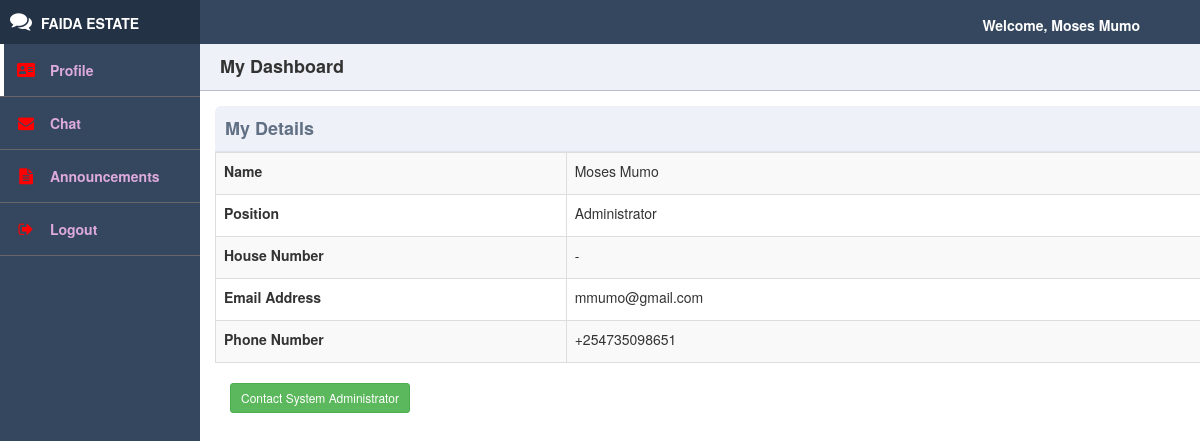
Page /php/secretarydashboard.php (signed in) on the committed database.
### tables this page shows
CREATE TABLE `users` (
  `user_id` int(11) NOT NULL,
  `username` varchar(255) NOT NULL,
  `houseNumber` varchar(255) DEFAULT NULL,
  `email` varchar(255) NOT NULL,
  `phoneNo` varchar(255) NOT NULL,
  `Position` varchar(20) NOT NULL DEFAULT 'Resident',
  `password` varchar(255) NOT NULL
);

### php/secretarydashboard.php (the view, shortened to what this page needs)
<?php
$id = $_SESSION['login_id'];
$servername = "localhost";
$username = "root";
$password = "";
$dbname = "faida_estate";
$conn = new mysqli($servername, $username, $password, $dbname);
$sql = "SELECT * FROM users WHERE user_id = '$id'";
	$result = $conn->query($sql);
    if (!$result = mysqli_query($conn, $sql)) {
        exit(mysqli_error($conn));
    }
    if(mysqli_num_rows($result) > 0)
    {
        while($row = mysqli_fetch_assoc($result))
        {
            $data = '<table class="table table-bordered table-striped">
                        <tr>
                     <td width="30%"><label>Name</label></td>
                     <td width="70%">'.$row["username"].'</td>
                     </tr>
                    <tr>
                     <td width="30%"><label>Position</label></td>
                     <td width="70%">'.$row["Position"].'</td>
                    </tr>
                    <tr>
                     <td width="30%"><label>House Number</label></td>
                     <td width="70%">'.$row["houseNumber"].'</td>
                    </tr>
                   <tr>
                     <td width="30%"><label>Email Address</label></td>
                     <td width="70%">'.$row["email"].'</td>
                    </tr>
                   <tr>
                     <td width="30%"><label>Phone Number</label></td>
                     <td width="70%"> '.$row["phoneNo"].'</td>
                   </tr>
            </tr>';
        }
    }
    else
    {
        $data .= '<tr><td colspan="6">Records not found!</td></tr>';
    }
    $data .= '</table>';
	?>
<!DOCTYPE html>
<head>
    <link rel="stylesheet" href="https://use.fontawesome.com/releases/v5.3.1/css/all.css">
	<link rel="stylesheet" type="text/css" href="https://maxcdn.bootstrapcdn.com/font-awesome/4.5.0/css/font-awesome.min.css">
	<link rel="stylesheet" type="text/css" href="../css/main_dash.css">
    <link rel="stylesheet" href="https://maxcdn.bootstrapcdn.com/bootstrap/3.3.7/css/bootstrap.min.css">
</head>
	<div class="header">
         <p align="center" style="margin-top: 15px; margin-right: 60px; text-align: right; color: white; font-weight: bold; ">Welcome, <?php echo $_SESSION['username']; ?></p>
</div>
		<div class="side-nav">
			<div class="logo">
				<i class="fa fa-comments"></i>
				<span>Faida Estate</span>
			</div>
			<nav>
				<ul>
					<li class="active">
						<a href="#">
							<span><i class="fas fa-address-card"></i></span>
							<span>Profile</span>
						</a>
					</li>
					<li>
						<a href="secretarychat.php">
							<span><i class="fa fa-envelope"></i></span>
							<span>Chat</span>
						</a>
					</li>
					<li>
						<a href="secretaryannouncements.php">
							<span><i class="fa fa-file-alt"></i></span>
							<span>Announcements</span>
						</a>
					</li>
                    <li>
						<a id="logout">
							<span><i class="fa fa-sign-out"></i></span>
							<span>Logout</span>
						</a>
					</li>
				</ul>
			</nav>
		</div>
		<div class="main-content">
			<div class="title">
				My Dashboard
			</div>
			<div class="main">
            <div class="widget">
					<div class="title">My Details
                    </div>
					<div class="chart">
                    <div class="container">
    <div class="row">
        <?php echo $data; ?>
    </div>
    <button class="btn btn-success btn-sm" data-toggle="modal" data-target="#modalForm" style="float: left;">
                     Contact System Administrator
                     </button>
                </div>
				</div>
			</div>
            </div>
        </div>
</body>
</html>

### css/main_dash.css (style rules this page uses)
* { box-sizing: border-box; }
.header { position: absolute; width: 100%; z-index: 3; height: 44px; background-color: #045895; }
.logo { height: 44px; padding: 10px; font-weight: 700; }
.side-nav .logo { background-color: #233245; color: #fff; }
.logo i { font-size: 22px; }
.logo span { margin-left: 5px; text-transform: uppercase; }
.nav-trigger span, .nav-trigger span:before, span:after { width: 20px; height: 2px; background-color: #35475e; position: absolute; }
.side-nav { position: absolute; width: 100%; height: 100vh; background-color: #35475e; z-index: 1; display: none; }
.side-nav ul { margin: 0; padding: 0; }
.side-nav ul li { padding: 16px 16px; border-bottom: 1px solid #666; position: relative; }
.side-nav ul li.active:before { content: ''; position: absolute; width: 4px; height: 100%; top: 0; left: 0; background-color: #fff; }
.side-nav ul li a { color: #dad; display: block; text-decoration: none; }
.side-nav ul li i { color: red; min-width: 20px; text-align: center; }
.side-nav ul li span:nth-child(2) { margin-left: 10px; font-size: 14px; font-weight: 600; }
.main-content { padding: 40px; margin-top: 0; padding: 0; padding-top: 44px; height: 100%; overflow: scroll; }
.main-content .title { background-color: #eef1f7; border-bottom: 1px solid #b8bec9; padding: 10px 20px; font-weight: 700; color: #333; font-size: 18px; }
@media screen and (min-width: 600px) { .header { background-color: #35475e; z-index: 1; } }
@media screen and (min-width: 600px) { .nav-trigger span, .nav-trigger span:before, span:after { background-color: #fff; } }
@media screen and (min-width: 600px) { .side-nav { display: block; width: 70px; z-index: 2; } }
@media screen and (min-width: 600px) { .side-nav ul li span:nth-child(2) { display: none; } }
@media screen and (min-width: 600px) { .side-nav .logo i { padding-left: 12px; } }
@media screen and (min-width: 600px) { .side-nav .logo span { display: none; } }
@media screen and (min-width: 600px) { .side-nav ul li i { font-size: 26px; } }
@media screen and (min-width: 600px) { .side-nav ul li a { text-align: center; } }
@media screen and (min-width: 600px) { .main-content { margin-left: 70px; } }
@media screen and (min-width: 800px) { .side-nav { width: 200px; } }
@media screen and (min-width: 800px) { .side-nav ul li span:nth-child(2) { display: inline-block; } }
@media screen and (min-width: 800px) { .side-nav ul li i { font-size: 16px; } }
@media screen and (min-width: 800px) { .side-nav ul li a { text-align: left; } }
@media screen and (min-width: 800px) { .side-nav .logo i { padding-left: 0; } }
@media screen and (min-width: 800px) { .side-nav .logo span { display: inline-block; } }
@media screen and (min-width: 800px) { .main-content { margin-left: 200px; } }
.main { display: flex; flex-flow: row wrap; }
.widget { flex-basis: 300px; flex-grow: 10; height: 300px; margin: 15px; border-radius: 6px; background-color: #ffffff; position: relative; }
.widget .title { background-color: #eef1f7; border-bottom: 1px solid #dfe4ec; padding: 10px; border-top-left-radius: 6px; border-top-right-radius: 6px; color: #617085; font-weight: 600; }

### rows in the picture
users: username "Moses Mumo", Position "Administrator", houseNumber "-", email "mmumo@gmail.com", phoneNo "+254735098651"

### other values in the picture
$_SESSION['username'] "Moses Mumo"
